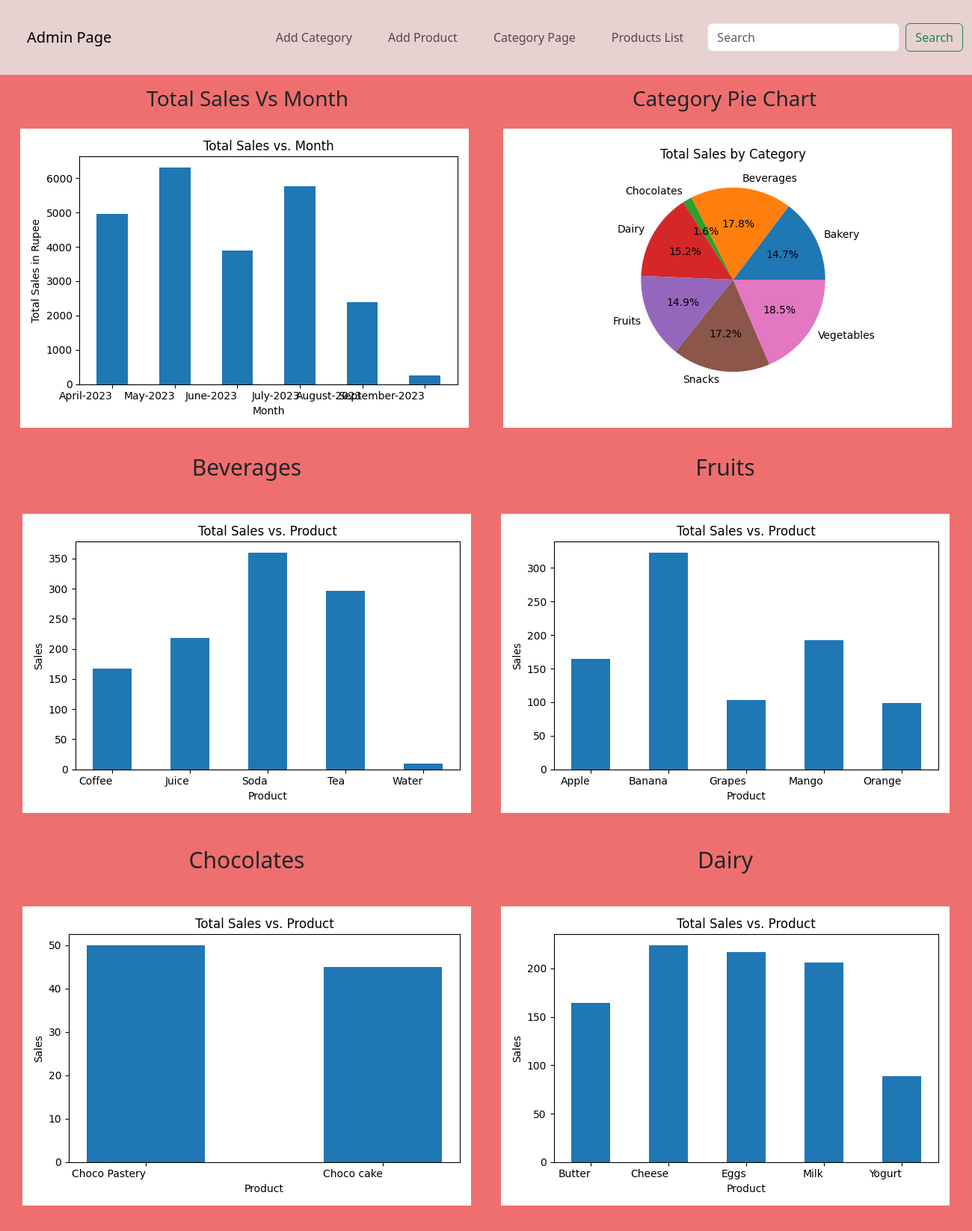
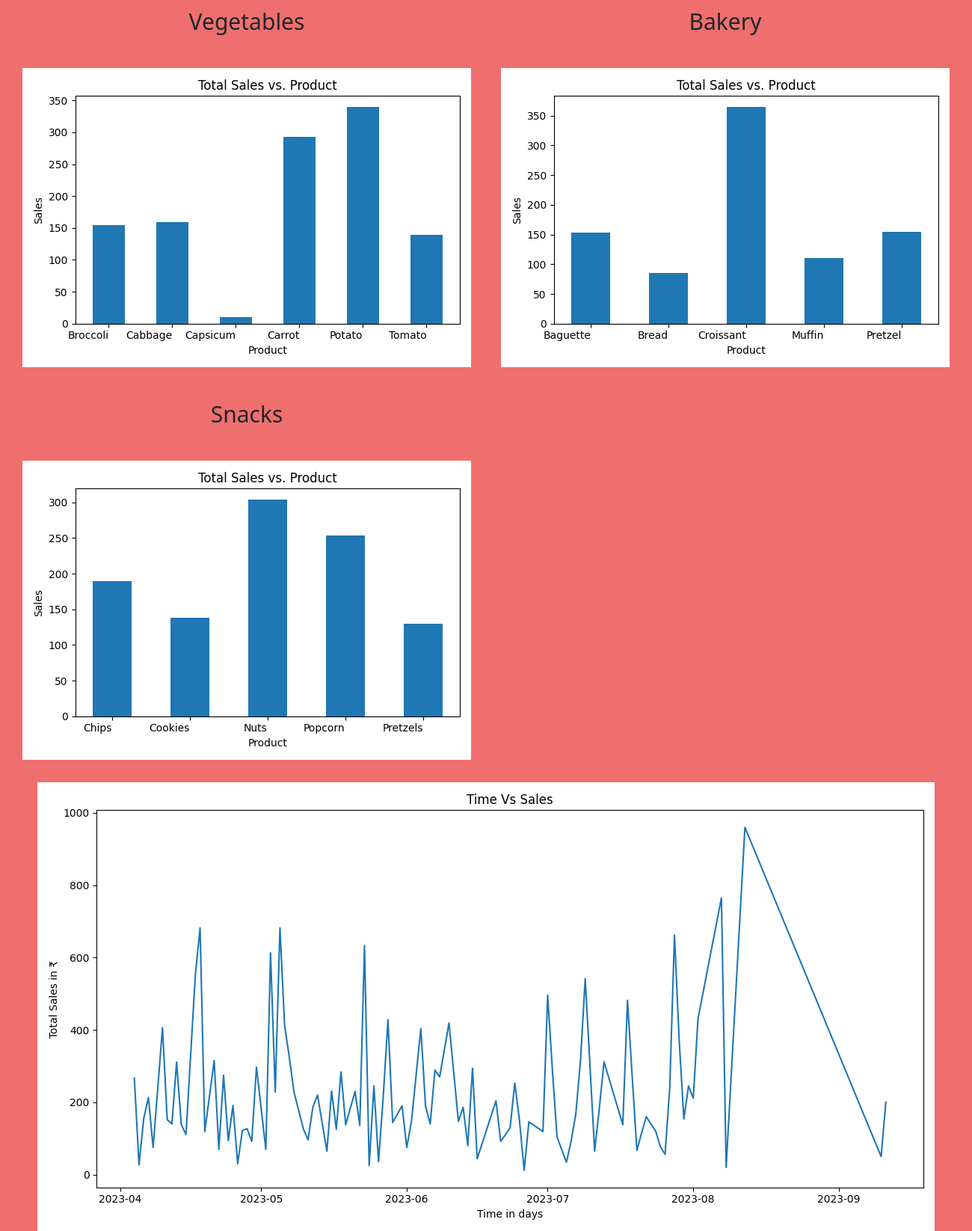
/admin_home_page/admin_product_list/analytics (signed in), run on the app's committed database (2 pictures, top to bottom).
### User_model.py (models this page shows, shortened)
class Sold_Product(db.Model):
    product_id = db.Column(db.Integer(), primary_key=True,
                           unique=True, nullable=False)
    product_name = db.Column(
        db.String(60), nullable=False)  # like basmati rice
    sold_date = db.Column(db.Date(), nullable=False)  # 2023-5-24
    sold_items = db.Column(db.String(50), nullable=False)
    product_price = db.Column(
        db.Integer(), nullable=False)  # 100 ~ 100Rs per pack
    product_category = db.Column(db.String(50), nullable=True, unique=False)

### app.py (the view)
@app.route('/admin_home_page/admin_product_list/analytics', methods=['GET', 'POST'])
def analytics():
    if not admin_login_status(): # checking for loging.
        return redirect(url_for('admin_login'))
    sold_table = Sold_Product.query.all()
    category_name = list({
        x.product_category for x in Sold_Product.query.all()})
    a = set_frame(sold_table)
    runner()
    session['sold'] = False  # making false so that we don't have to load images again.
    return render_template('Analytics.html', category_name=category_name)

### app.py (called while the page is built)
def admin_login_status():
    admin_name = session.get('adminname')
    if admin_name:
        return True
    else:
        False

### graphs_utils.py (called while the page is built)
def set_frame(sql_data):
    data = []
    for x in sql_data:
        data.append({
            'product_id':x.product_id,
            'product_name': x.product_name,
            'product_quantity': x.sold_items,
            'sold_date': x.sold_date,
            'product_price': x.product_price,
            'product_category': x.product_category
        })
    global df
    df = pd.DataFrame(data)
    return "done sucessfully"

def Sales_time_line_chart():
    df['sold_date'] = pd.to_datetime(df['sold_date'])
    df['product_price'] = pd.to_numeric(df['product_price'])
    df['product_quantity'] = pd.to_numeric(df['product_quantity'])
    df['total_sales'] = df['product_price']*df['product_quantity']
    daily_sales = df.groupby('sold_date')['total_sales'].sum().reset_index()
    print(type(daily_sales.index))
    print(type(daily_sales.values))
    plt.figure(figsize=(12, 6))  # Set the figure size before plotting
    plt.plot(daily_sales['sold_date'], daily_sales['total_sales'])
    plt.xlabel('Time in days')
    plt.ylabel('Total Sales in ₹')
    plt.title('Time Vs Sales')
    plt.xticks(rotation=0)
    plt.tight_layout()
    plt.close()

def month_wise_analysis():
    newdf = df.loc[:, ['sold_date', 'product_price', 'product_quantity']]
    newdf['product_price'] = pd.to_numeric(newdf['product_price'])
    newdf['product_quantity'] = pd.to_numeric(newdf['product_quantity'])
    newdf['total_sold'] = newdf['product_price'] *  newdf['product_quantity']  # new column
    newdf['sold_date'] = pd.to_datetime(newdf['sold_date'])
    newdf['Month'] = newdf['sold_date'].dt.to_period('M')
    monthly_analysis = newdf.groupby('Month')['total_sold'].sum()
    monthly_analysis.index = monthly_analysis.index.strftime('%B-%Y')
    plt.figure(figsize=(6, 4))
    plt.bar(monthly_analysis.index, monthly_analysis.values, width=0.5)
    plt.xlabel('Month')
    plt.ylabel('Total Sales in Rupee')
    plt.title('Total Sales vs. Month')
    plt.xticks(rotation=30, ha='right')
    plt.tight_layout()
    plt.close()
    return None

def runner():
    Sales_time_line_chart()
    month_wise_analysis()
    Category_pie_chart()
    Category_wise_analysis()

### templates/Analytics.html (shortened to what this page needs)
<!DOCTYPE html>
<html lang="en">
<head>
  <link href="https://cdn.jsdelivr.net/npm/bootstrap@5.3.0-alpha3/dist/css/bootstrap.min.css" rel="stylesheet"
>
</head>
<body>
  <nav class="navbar navbar-expand-lg navbar-light" style="width: 100%;padding: 30px 0px">
    <div class="container-fluid">
      <a class="navbar-brand ms-4" href="{{ url_for('admin_home_page') }}">Admin Page</a>
      <div class="collapse navbar-collapse" id="navbarNav">
        <ul class="navbar-nav ms-auto">
          <li class="nav-item">
            <a class="nav-link mx-3" href="http://127.0.0.1:5000/admin_home_page/add_category">Add Category</a>
          </li>
          <li class="nav-item">
            <a class="nav-link mx-3" href="http://127.0.0.1:5000/admin_home_page/add_product">Add Product</a>
          </li>
          <li class="nav-item mx-3">
            <a class="nav-link" href="http://127.0.0.1:5000/admin_home_page">Category Page</a>
          </li>
          <li class="nav-item mx-3">
            <a class="nav-link" href="http://127.0.0.1:5000//admin_home_page/admin_product_list">Products List</a>
          </li>
        </ul>
        <form action="/admin_home_page/admin_product_list" method="post" class="d-flex">
          <input class="form-control me-2 ms-2" type="search" placeholder="Search" name="search_string"
            id="searh_string" aria-label="Search">
          <button class="btn btn-outline-success" type="submit">Search</button>
        </form>
      </div>
    </div>
  </nav>
  <div class="header container-fluid d-flex justify-content-between ">
    <div class="head1 .bg-danger text-center w-50">
      <h3>Total Sales Vs Month</h3>
    </div>
    <div class="head2 text-center w-50 text-align">
      <h3>Category Pie Chart</h3>
    </div>
  </div>
  <div class=" container-fluid graph-box d-flex justify-content-around .bg-secondary">
    <div class="graph me-2">
      <img src="/static/month_wise_sales.png" alt="">
    </div>
    <div class="graph ms-2">
      <img src="/static/Category_pie.png" alt="">
    </div>
  </div>
  <div class="grid-container">
    {% for i in range(category_name|length) %}
    {% set category = category_name[i] %}
    {% if i % 2 == 0 %}
    <div class="grid-item item">{{ category }}</div>
    {% if i + 1 < category_name|length %} {% set categoryr=category_name[i+1] %} <div class="grid-item item">{{
      categoryr }}
  </div>
  {% else %}
  <div class="grid-item"></div>
  {% endif %}
  {% endif %}
  <div class="grid-item">
    <img src="/static/analysis_of_{{ category }}_category.png" alt="">
  </div>
  {% endfor %}
  </div>
  <div class="r d-flex justify-content-center">
    <img src="/static/amount_of_product_sold_vs_time.png" alt="Sales Chart">
  </div>
</body>
</html>

### templates/Analytics.html (style rules this page uses)
body { background-color: #EF6F6F; height: auto; }
.navbar { width: 100vw; background-color: #e7d1d1; }
.graph-box { height: auto; }
.graph { height: 400px; background-color: blueviolet; width: auto; }
.head1 { padding: 15px; }
.head2 { padding: 15px; }
.grid-container { display: grid; grid-template-columns: auto auto; padding: 10px; }
.grid-item { border: 1px solid rgba(0, 0, 0, 0.8); padding: 20px; height: auto; font-size: 30px; text-align: center; border: none; }
.r { width: auto; height: auto; }

### data on the page
Sold_Product: category_name "Beverages", product_category (picture)
Sold_Product: category_name "Fruits", product_category (picture)
Sold_Product: category_name "Chocolates", product_category (picture)
Sold_Product: category_name "Dairy", product_category (picture)
Sold_Product: category_name "Vegetables", product_category (picture)
Sold_Product: category_name "Bakery", product_category (picture)
Sold_Product: category_name "Snacks", product_category (picture)
